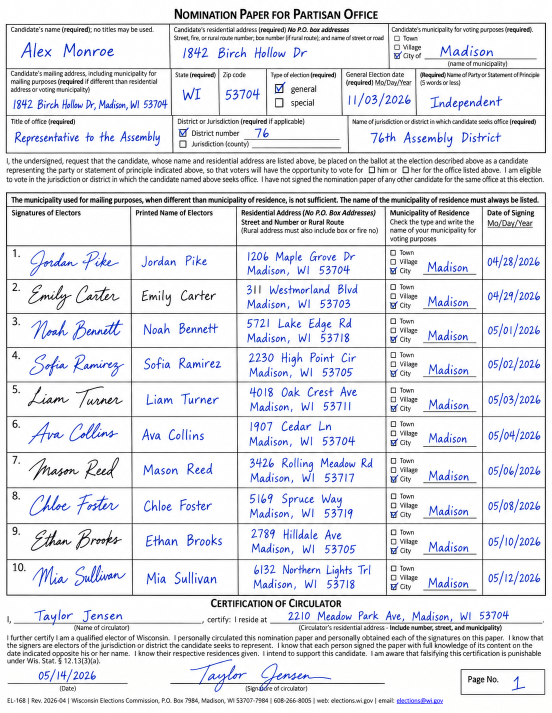
#> input picture test_petitions/Wisconsin Nomination Paper Form.png, 1103 x 1426 px (shown at 1/2 size)
$ python make_calibration_grid.py '../test_petitions/Wisconsin Nomination Paper Form.png' out.png
#> lines starting #> are read from the running program, lines starting #| are printed output that depends on the picture
from PIL import Image, ImageDraw, ImageFont
import argparse

def main():
    ap = argparse.ArgumentParser()
    ap.add_argument("template")
    ap.add_argument("output")
    ap.add_argument("--step", type=int, default=50)
    args = ap.parse_args()

    img = Image.open(args.template).convert("RGB")
#> img is the input picture: PIL image 1103x1426 RGB; mean R, G, B 227.8, 228.9, 234.2
    d = ImageDraw.Draw(img)

    try:
        font = ImageFont.truetype("/usr/share/fonts/truetype/dejavu/DejaVuSans.ttf", 14)
    except Exception:
        font = ImageFont.load_default()

    sx = img.width / 1103
#> sx = 1
    sy = img.height / 1426
#> sy = 1

    for x in range(0, 1104, args.step):
        px = int(x * sx)
        d.line((px, 0, px, img.height), fill=(190,190,190), width=1)
        d.text((px+2, 2), str(x), fill=(120,120,120), font=font)

    for y in range(0, 1427, args.step):
        py = int(y * sy)
        d.line((0, py, img.width, py), fill=(190,190,190), width=1)
        d.text((2, py+2), str(y), fill=(120,120,120), font=font)

    img.save(args.output)
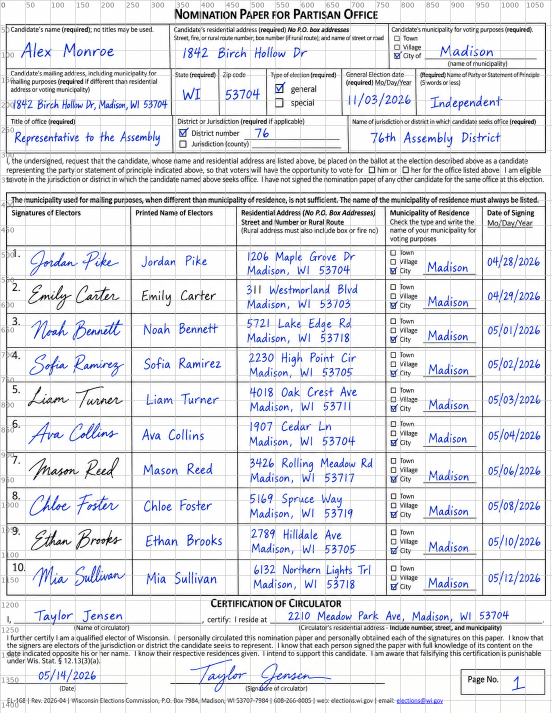
#> saved as out.png: PIL image 1103x1426 RGB (shown at 1/2 size); mean R, G, B 225.8, 226.9, 232

if __name__ == "__main__":
    main()
